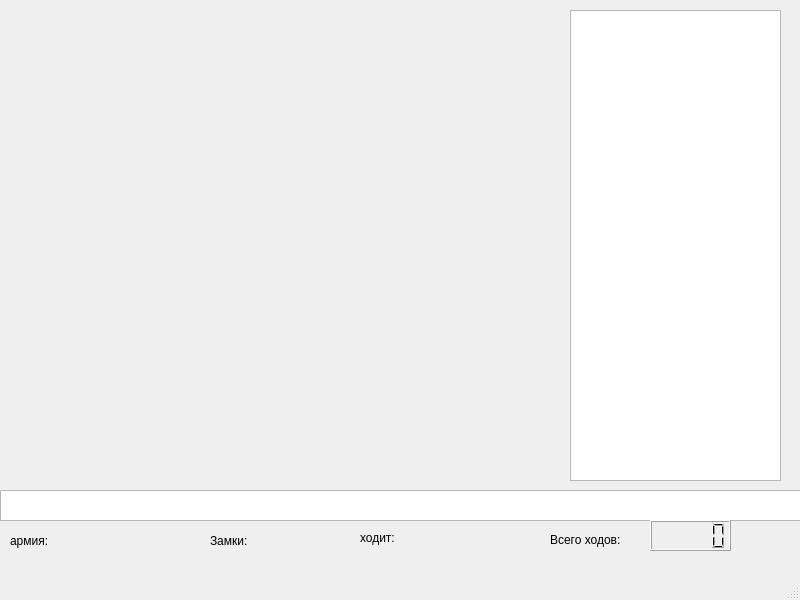
<?xml version="1.0" encoding="UTF-8"?>
<ui version="4.0">
 <class>MainWindow</class>
 <widget class="QMainWindow" name="MainWindow">
  <property name="geometry">
   <rect>
    <x>0</x>
    <y>0</y>
    <width>800</width>
    <height>600</height>
   </rect>
  </property>
  <property name="windowTitle">
   <string>MainWindow</string>
  </property>
  <widget class="QWidget" name="centralwidget">
   <widget class="QPlainTextEdit" name="plainTextEdit">
    <property name="geometry">
     <rect>
      <x>570</x>
      <y>10</y>
      <width>211</width>
      <height>471</height>
     </rect>
    </property>
   </widget>
   <widget class="QTextEdit" name="textEdit">
    <property name="geometry">
     <rect>
      <x>0</x>
      <y>490</y>
      <width>801</width>
      <height>31</height>
     </rect>
    </property>
   </widget>
   <widget class="QLCDNumber" name="lcdNumber">
    <property name="geometry">
     <rect>
      <x>650</x>
      <y>520</y>
      <width>81</width>
      <height>31</height>
     </rect>
    </property>
   </widget>
   <widget class="QLabel" name="label">
    <property name="geometry">
     <rect>
      <x>10</x>
      <y>530</y>
      <width>71</width>
      <height>21</height>
     </rect>
    </property>
    <property name="text">
     <string>армия:</string>
    </property>
   </widget>
   <widget class="QLabel" name="label_2">
    <property name="geometry">
     <rect>
      <x>210</x>
      <y>530</y>
      <width>55</width>
      <height>21</height>
     </rect>
    </property>
    <property name="text">
     <string>Замки:</string>
    </property>
   </widget>
   <widget class="QLabel" name="label_3">
    <property name="geometry">
     <rect>
      <x>360</x>
      <y>530</y>
      <width>55</width>
      <height>16</height>
     </rect>
    </property>
    <property name="text">
     <string>ходит:</string>
    </property>
   </widget>
   <widget class="QLabel" name="label_4">
    <property name="geometry">
     <rect>
      <x>550</x>
      <y>530</y>
      <width>81</width>
      <height>20</height>
     </rect>
    </property>
    <property name="text">
     <string>Всего ходов:</string>
    </property>
   </widget>
  </widget>
  <widget class="QMenuBar" name="menubar">
   <property name="geometry">
    <rect>
     <x>0</x>
     <y>0</y>
     <width>800</width>
     <height>26</height>
    </rect>
   </property>
  </widget>
  <widget class="QStatusBar" name="statusbar"/>
 </widget>
 <resources/>
 <connections/>
</ui>
